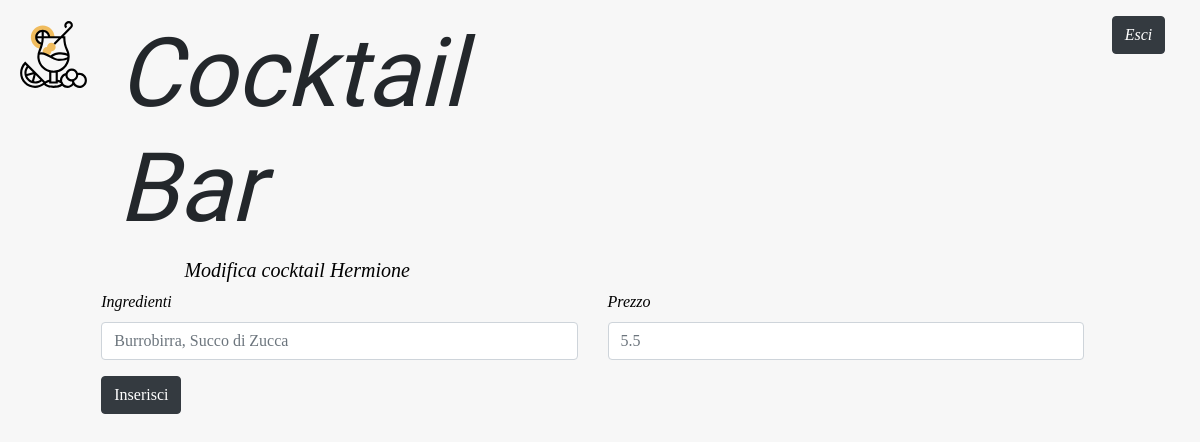
/modifica-cocktail/11/, run on an earlier commit of the app's database.
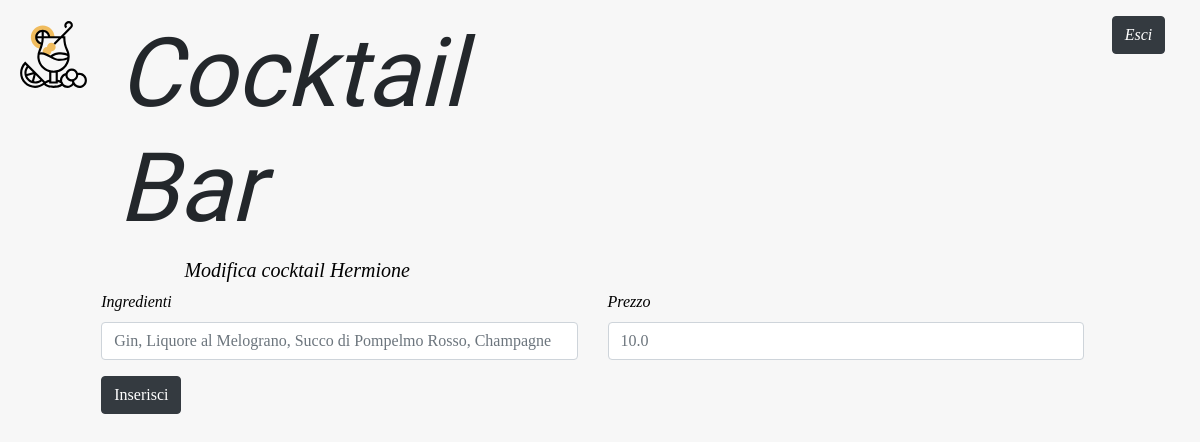
And on a later commit of the database.
### bar/models.py (models this page shows, shortened)
class Cocktail(models.Model):
    id = models.BigAutoField(primary_key=True)
    nome = models.CharField(max_length=100)
    ingredienti = models.TextField()  # This field type is a guess.
    prezzo = models.FloatField()
    class Meta:
        db_table = 'Cocktail'

### bar/views.py (the view)
# urls.py: path('modifica-cocktail/<int:cocktail_id>/', views.goToModificaCocktail, name='goToModificaCocktail'),
def goToModificaCocktail(request, cocktail_id):
    c = Cocktail.objects.get(id=cocktail_id)
    return render(request, 'bar/modifica-cocktail.html', {'cocktail': c})

### bar/templates/bar/modifica-cocktail.html (shortened to what this page needs)
<!DOCTYPE html>
<html lang="it">
<head>
    {% load static %}
    <link rel="stylesheet" href="{% static 'bar/bootstrap/css/bootstrap.css' %}">
    <link rel="stylesheet" href="https://cdnjs.cloudflare.com/ajax/libs/font-awesome/4.7.0/css/font-awesome.min.css">
    <link rel="stylesheet" href="{% static 'bar/css/style.css' %}">
    <link rel="stylesheet" href="{% static 'bar/css/modifica-avvenuta.css' %}">
</head>
<body>
    <header>
        <div class="container-header mt-3">
            <div class="row m-1">
                <div class="col-1">
                    <img src="../../static/bar/imgs/cocktail.svg" alt="bicchiere da cocktail" class="logo-glass">
                </div>
                <div class="col-5">
                    <h1 class="title-header">Cocktail Bar</h1>
                </div>
                <div class="col-6">
                    <div class="row justify-content-end">
                        <div class="offset-8 col-2">
                            <a class="btn btn-dark" href="{% url 'logout' %}">Esci</a>
                        </div>
                    </div>
                </div>
            </div>
        </div>
    </header>
    <form method="post" action="{% url 'modifica-cocktail' cocktail.id %}">
        <div class="row justify-content-center">
            <div class="col-10">
                <div class="row justify-content-center">
                    <div class="col-10">
                        <h5>Modifica cocktail {{ cocktail.nome }}</h5>
                    </div>
                </div>
                <div class="row">
                    <div class="form-group col-6">
                        <label for="inputIngredienti">Ingredienti</label>
                        <input type="text" class="form-control" id="inputIngredienti" placeholder="{{cocktail.ingredienti}}" name="ingredienti">
                    </div>
                    <div class="form-group col-6">
                        <label for="inputPrezzo">Prezzo</label>
                        <input type="prezzo" class="form-control" id="inputPrezzo" placeholder="{{cocktail.prezzo}}" name="prezzo">
                    </div>
                </div>
                <div class="row">
                    <div class="col-6">
                        <button type="submit" class="btn btn-dark">Inserisci</button>
                    </div>
                </div>
            </div>
        </div>
    </form>
</body>
</html>

### bar/static/bar/css/style.css (style rules this page uses)
body { background-color: #f7f7f7; font-family: "Amiri"; font-style: italic; color: #000; }
.title-header { font-size: 6em; font-family: 'Indie Flower', cursive; color: rgb(35, 39, 43); }
.justify-content-center { margin-right: 0px !important; }
.logo-glass { width: 100%; padding-top: 4px; }

What changed in the data, as far as the page shows it:
changed Cocktail "Hermione": ingredienti "Burrobirra, Succo di Zucca" → "Gin, Liquore al Melograno, Succo di Pompelmo Rosso, Champagne"; prezzo "5.5" → "10.0"
